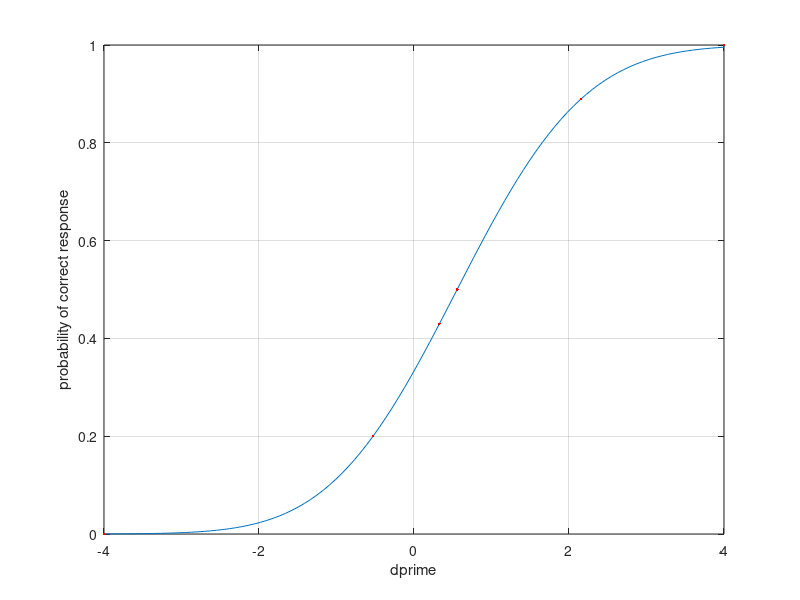

The MATLAB source for this figure:
% Script explaining how to create an inverse lookup table from eq. 6.19 in 
% Wickens' Elementary Signal Detection Theory  

% calculate the integral for the following dprimes and K
dprime = linspace(-4,4,100); K = 3; 
% Note: dprime below zero do not make sense but since you wish to make an 
% inverse lookup table, where correct-response probabilities below 1/K can 
% be used as input, negative dprime can occur.

% integrate over x with the stepsize dx
dx = 0.01;
x = -10:dx:10; 
% since we know that the noise distribution has a mean at 0 and the signal 
% distribution has a mean at dprime (-4 to 4), we do not have to integrate 
% from -Inf to Inf but -10 to 10 will be sufficient.

% do the numerical integration for each of the dprimes 
pc = zeros(1,numel(dprime));
for idp = 1:numel(dprime),
   pc(idp) = sum( normcdf(x,0,1).^(K-1) .* normpdf(x,dprime(idp),1) ) * dx;
   % this is the integral in eq. 6.19
end
% now we have the corresponding correct-response probabilities for our 
% dprimes.  

% put bounderies on pc and dprime. Note -4 and 4 are -Inf and Inf.
pc = [0 pc 1];
dprime = [-4 dprime 4];

% use pc and dprime to make an inverse lookup table for some given pc.
pcgiven = [0.43 0.5 0.89 0.2 0 1];
dpgiven = interp1(pc,dprime,pcgiven);

% plot lookup table and the 
figure
plot(dprime,pc)
hold on
plot(dpgiven,pcgiven,'r.')
grid on
ylim([0 1])
xlabel('dprime')
ylabel('probability of correct response')
% the right hand-side of the plot is seen in Fig. 6.4 in Wickens.